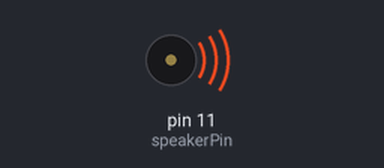
A sketch run on a simulated Arduino Uno, built with avr-gcc and run on an emulated ATmega328P. Parts: buzzer (waves = sounding).

Above: at 0.1 s.
Timing chart, 0 to 1.6 s (numbered marks = the images above):
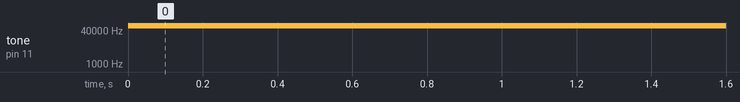

Measured:
- by itself, tone on pin 11 (speakerPin): silent → 62500 Hz at 0.00 s

The sketch:

DoorBell.ino
```cpp
//Main program: https://playground.arduino.cc/Code/PCMAudio/

#include <stdint.h>
#include <avr/interrupt.h>
#include <avr/io.h>
#include <avr/pgmspace.h>

#include "sounddata.h"


#define stIDE  0
#define stPLAY 1
#define stSTOP 2

byte playing = stIDE;

int speakerPin = 11; // Can be either 3 or 11, two PWM outputs connected to Timer 2

volatile uint16_t sample;
byte lastSample;


void stopPlayback()
{
    // Disable playback per-sample interrupt.
    TIMSK1 &= ~_BV(OCIE1A);

    // Disable the per-sample timer completely.
    TCCR1B &= ~_BV(CS10);

    // Disable the PWM timer.
    TCCR2B &= ~_BV(CS10);

    digitalWrite(speakerPin, LOW);
    playing = stSTOP;
}

// This is called at 8000 Hz to load the next sample.
ISR(TIMER1_COMPA_vect) {
    if (sample >= sounddata_length) {
        if (sample == sounddata_length + lastSample) {
            stopPlayback();
        }
        else {
            if(speakerPin==11){
                // Ramp down to zero to reduce the click at the end of playback.
                OCR2A = sounddata_length + lastSample - sample;
            } else {
                OCR2B = sounddata_length + lastSample - sample;
            }
        }
    }
    else {
        if(speakerPin==11){
            OCR2A = pgm_read_byte(&sounddata_data[sample]);
        } else {
            OCR2B = pgm_read_byte(&sounddata_data[sample]);
        }
    }

    ++sample;
}

void startPlayback()
{
    playing = stPLAY;
    pinMode(speakerPin, OUTPUT);

    // Set up Timer 2 to do pulse width modulation on the speaker
    // pin.

    // Use internal clock (datasheet p.160)
    ASSR &= ~(_BV(EXCLK) | _BV(AS2));

    // Set fast PWM mode  (p.157)
    TCCR2A |= _BV(WGM21) | _BV(WGM20);
    TCCR2B &= ~_BV(WGM22);

    if(speakerPin==11){
        // Do non-inverting PWM on pin OC2A (p.155)
        // On the Arduino this is pin 11.
        TCCR2A = (TCCR2A | _BV(COM2A1)) & ~_BV(COM2A0);
        TCCR2A &= ~(_BV(COM2B1) | _BV(COM2B0));
        // No prescaler (p.158)
        TCCR2B = (TCCR2B & ~(_BV(CS12) | _BV(CS11))) | _BV(CS10);

        // Set initial pulse width to the first sample.
        OCR2A = pgm_read_byte(&sounddata_data[0]);
    } else {
        // Do non-inverting PWM on pin OC2B (p.155)
        // On the Arduino this is pin 3.
        TCCR2A = (TCCR2A | _BV(COM2B1)) & ~_BV(COM2B0);
        TCCR2A &= ~(_BV(COM2A1) | _BV(COM2A0));
        // No prescaler (p.158)
        TCCR2B = (TCCR2B & ~(_BV(CS12) | _BV(CS11))) | _BV(CS10);

        // Set initial pulse width to the first sample.
        OCR2B = pgm_read_byte(&sounddata_data[0]);
    }

    // Set up Timer 1 to send a sample every interrupt.
    cli();

    // Set CTC mode (Clear Timer on Compare Match) (p.133)
    // Have to set OCR1A *after*, otherwise it gets reset to 0!
    TCCR1B = (TCCR1B & ~_BV(WGM13)) | _BV(WGM12);
    TCCR1A = TCCR1A & ~(_BV(WGM11) | _BV(WGM10));

    // No prescaler (p.134)
    TCCR1B = (TCCR1B & ~(_BV(CS12) | _BV(CS11))) | _BV(CS10);

    // Set the compare register (OCR1A).
    // OCR1A is a 16-bit register, so we have to do this with
    // interrupts disabled to be safe.
    //OCR1A = F_CPU / SAMPLE_RATE;    // 16e6 / 8000 = 2000
    OCR1A = F_CPU / sounddata_sampleRate;

    // Enable interrupt when TCNT1 == OCR1A (p.136)
    TIMSK1 |= _BV(OCIE1A);

    lastSample = pgm_read_byte(&sounddata_data[sounddata_length-1]);
    sample = 0;
    sei();
}


void setup(){

}

  int PlayCount = 0;
void loop(){
  if (playing == stIDE && PlayCount < 6) {
    startPlayback();
    PlayCount++;
  }

  if (playing == stSTOP) {
    delay(600);
    playing = stIDE;
  }

}
```

Source omitted: sounddata.h (data table, 83967 bytes)
